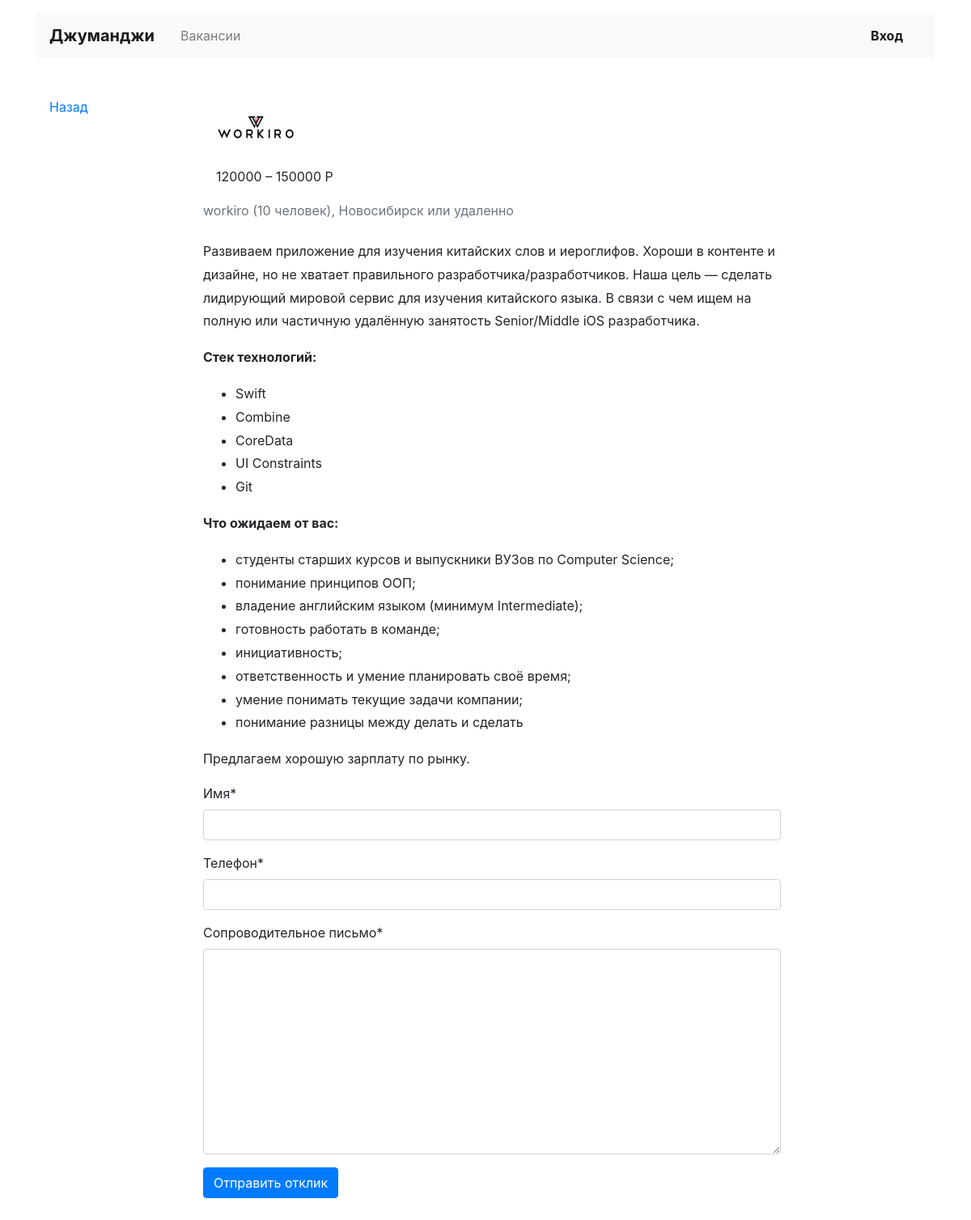
The app's page /vacancies/3/ with its own data.
### job_site_app/models.py (models this page shows, shortened)
class Vacancy(models.Model):
    title = models.CharField(max_length=50, verbose_name='Вакансия')
    specialty = models.ForeignKey('Specialty', on_delete=models.CASCADE, related_name="specialty",
                                  verbose_name='Специальность')
    company = models.ForeignKey('Company', on_delete=models.CASCADE, related_name="company", verbose_name='Компания')
    skills = models.TextField(verbose_name='Навыки')
    description = models.TextField(verbose_name='Описание')
    salary_min = models.IntegerField(verbose_name='Минимальня зарплата')
    salary_max = models.IntegerField(verbose_name='Максимальная зарплата')
    published_at = models.DateTimeField(auto_now_add=True, verbose_name='Опубликовано')
    class Meta:
        verbose_name_plural = 'Вакансии'
        verbose_name = 'Вакансия'
        ordering = ['title']

class Company(models.Model):
    name = models.CharField(max_length=50, verbose_name='Компания')
    location = models.CharField(max_length=50, verbose_name='Город')
    logo = models.ImageField(upload_to='job_site_app/static/logo/', verbose_name='Лого')
    description = models.TextField(verbose_name='Информация о компании')
    employee_count = models.IntegerField(verbose_name='Количество сотрудников')
    owner = models.OneToOneField(User, null=True, on_delete=models.CASCADE,  related_name="owner", verbose_name='Владелец')
    class Meta:
        verbose_name_plural = 'Компании'
        verbose_name = 'Компания'
        ordering = ['name']

### job_site_app/views.py (the view, shortened to what this page needs)
# urls.py: path('vacancies/<int:pk>/', ApplicationCreateView.as_view(), name='vacancy'),
class ApplicationCreateView(CreateView, LoginRequiredMixin):
    login_url = 'login'
    template_name = 'job_site_app/vacancy.html'
    form_class = ApplicationForm
    model = Application
    def get_context_data(self, **kwargs):
        context = super(ApplicationCreateView, self).get_context_data(**kwargs)
        context['vacancy'] = Vacancy.objects.get(id=self.kwargs['pk'])
        return context

### job_site_app/forms.py
class ApplicationForm(forms.ModelForm):
    class Meta:
        model = Application
        fields = ('written_username', 'written_phone', 'written_cover_letter')
    def __init__(self, *args, **kwargs):
        super(ApplicationForm, self).__init__(*args, **kwargs)
        self.helper = FormHelper()
        self.helper.form_method = 'POST'
        self.helper.layout = Layout(
            Fieldset(
                '',
                'written_username',
                'written_phone',
                'written_cover_letter',
            ),
            ButtonHolder(Submit('submit', 'Отправить отклик'))
        )

### job_site_app/templates/job_site_app/vacancy.html (shortened to what this page needs)
{% extends "layout/basic.html" %}
{% block content %}
  <main class="container mt-3 pb-5">
    <div class="row mt-5">
      <div class="col-12 col-lg-2">
        <div class="pl-3 mb-5">
          <p><a href="{{ request.META.HTTP_REFERER }}">Назад</a></p>
        </div>
      </div>
      <div class="col-12 col-lg-8">
        <section class="pl-3">
          <a href="{% url 'job:company' vacancy.company.pk %}"><img src="{{ vacancy.company.logo.url }}" width="130" height="80" alt="{{ object.company.name }}"></a>
          <div class="d-flex align-items-baseline align-content-baseline">
            <p class="m-0 pl-3">{{ vacancy.salary_min }} – {{ vacancy.salary_max }} Р</p>
          </div>
          <p class="text-muted mb-4">{{ vacancy.company.name }} ({{ vacancy.company.employee_count }} человек), {{ vacancy.company.location }} или удаленно</p>
          <div style="line-height: 1.8;">
            {% autoescape off %}
            {{ vacancy.description }}
            {% endautoescape %}
          </div>
          {% load crispy_forms_tags %}
          {% crispy form %}
        </section>
      </div>
    </div>
  </main>
{% endblock %}

### records on screen
Vacancy: company.logo (picture), salary_min "120000", salary_max "150000", company.name "workiro", company.employee_count "10", company.location "Новосибирск", description "Развиваем приложение для изучения китайских слов и иероглифов. Хороши в контенте и дизайне, но не хватает правильного разработчика/разработчиков. Наша цель — сделать лидирующий мировой сервис для изучения китайского языка. В связи с чем ищем на полную или частичную удалённую занятость Senior/Middle iOS разработчика. Стек технологий: Swift Combine CoreData UI Constraints Git Что ожидаем от вас: студенты старших курсов и выпускники ВУЗов по Computer Science; понимание принципов ООП; владение английским языком (минимум Intermediate); готовность работать в команде; инициативность; ответственность и умение планировать своё время; умение понимать текущие задачи компании; понимание разницы между…"
